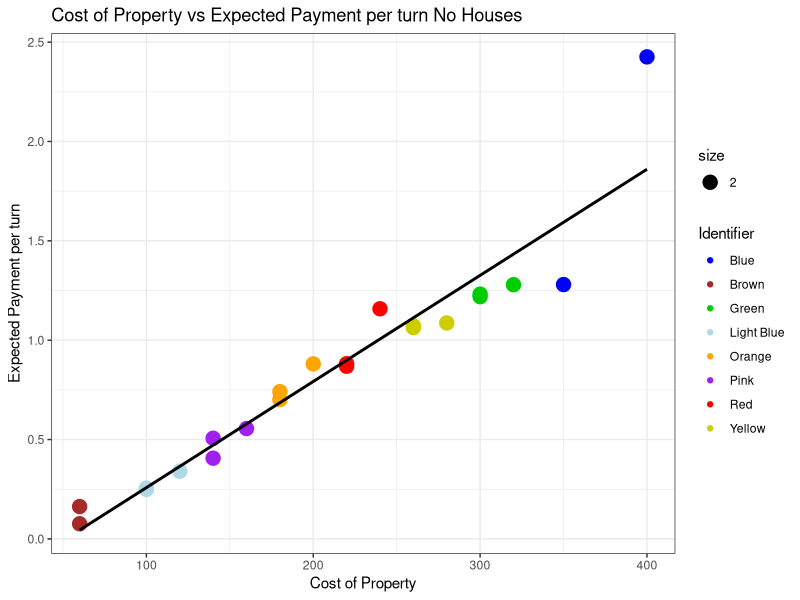
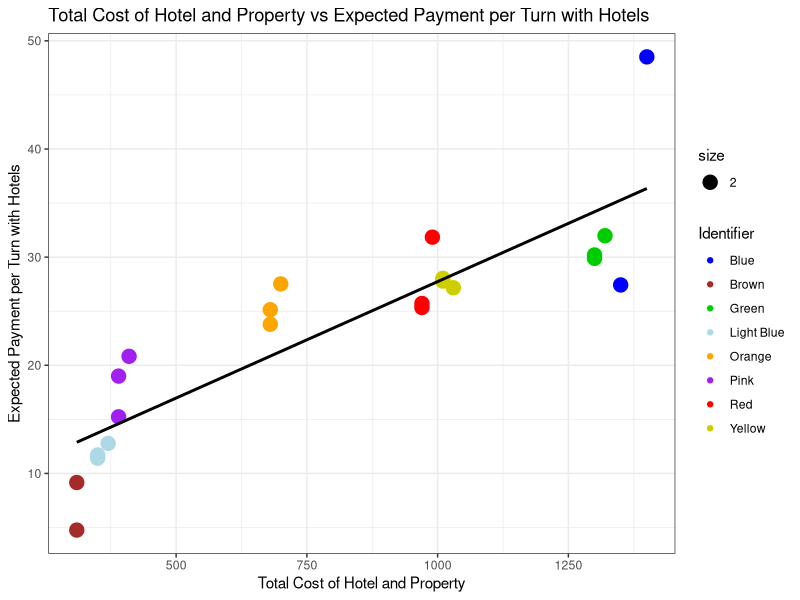
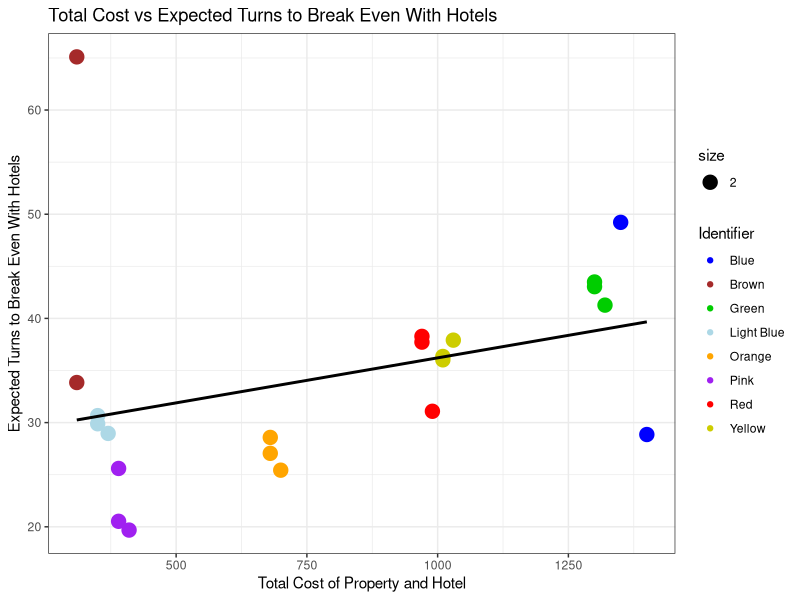
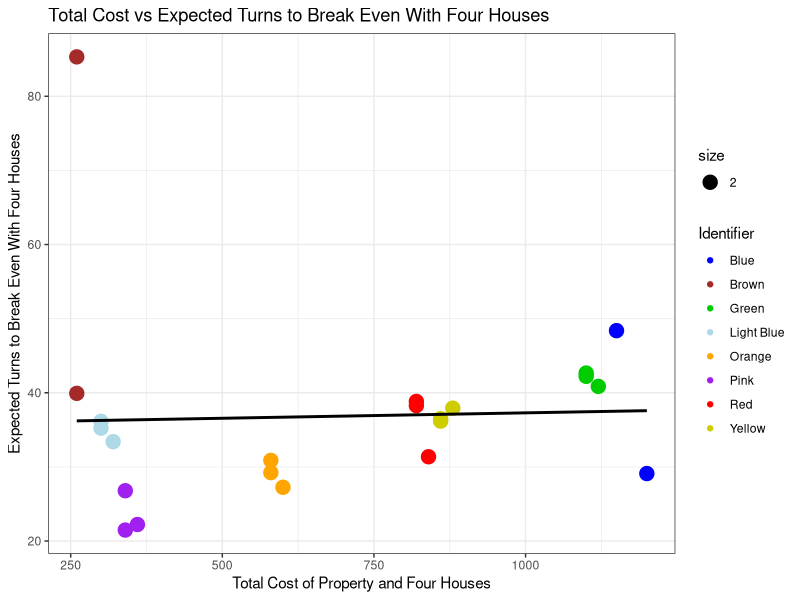
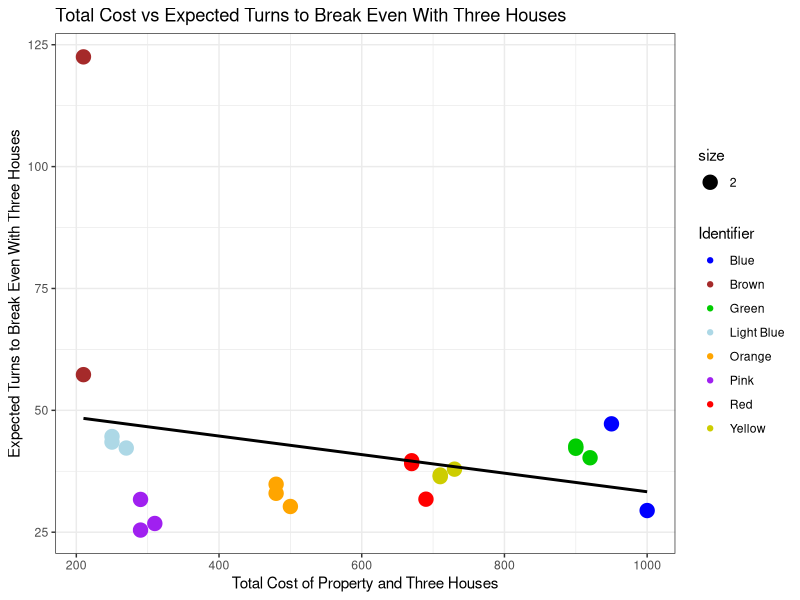
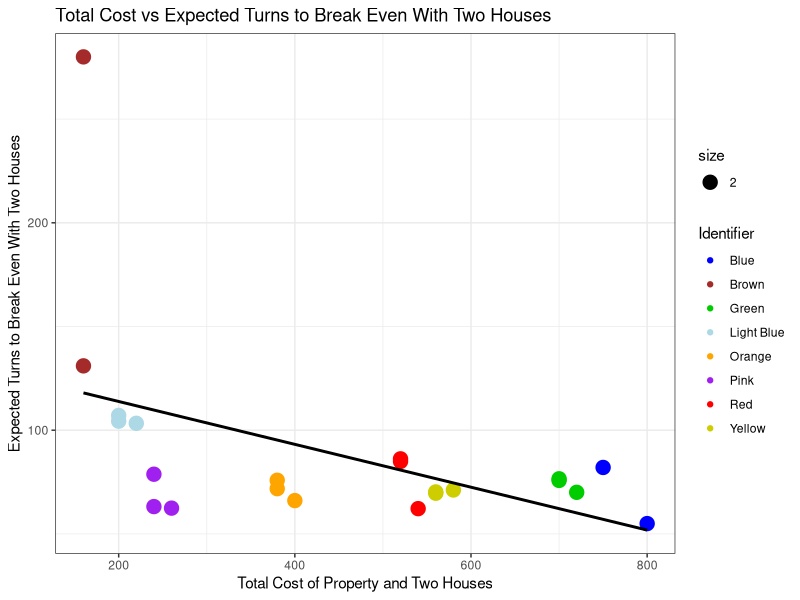
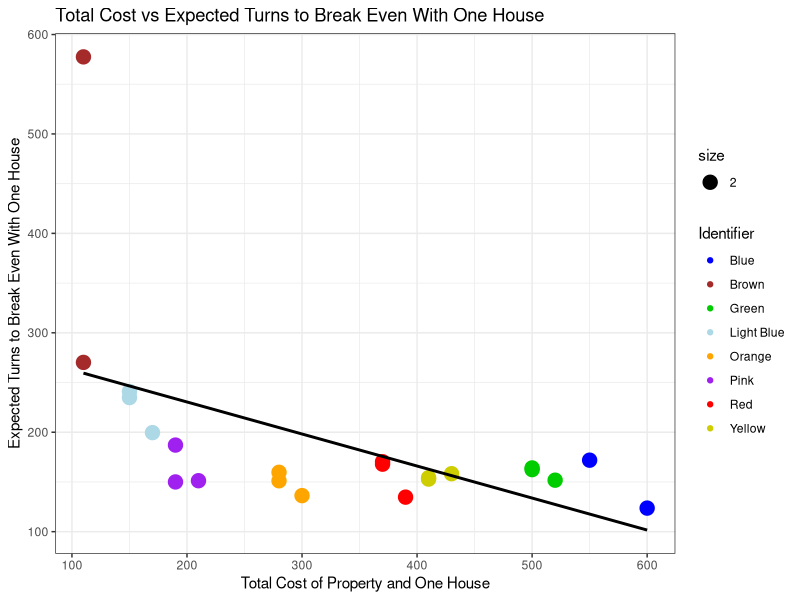
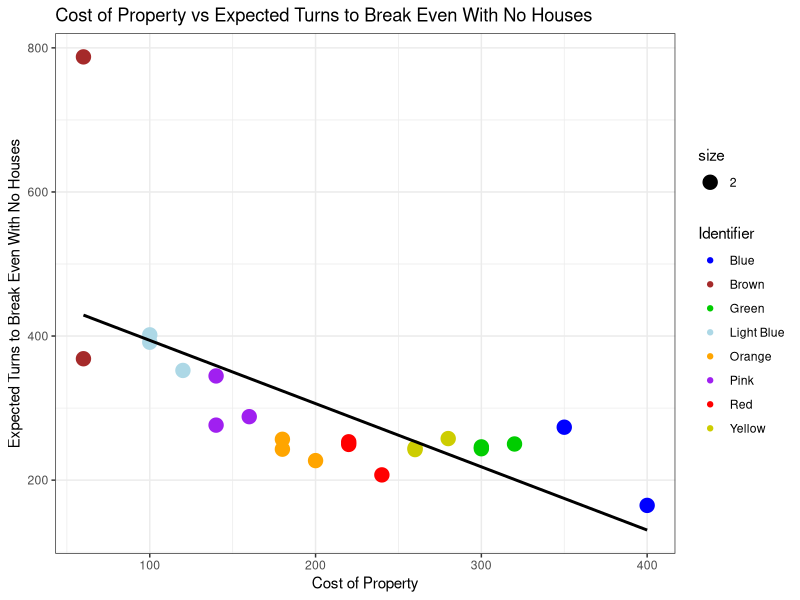

These charts were generated, in order, by the following R code:
## ---- chunk 1
knitr::opts_chunk$set(echo = TRUE)
## ---- chunk 2
library(tidyverse)
## ---- chunk 3
sim_data <- tibble(read.csv("monopolysimdata.csv"))
prop_data <- tibble(read.csv("monopolypropertydata.csv"))


m_data <- inner_join(sim_data, prop_data, by = "space")
just_prop <- m_data %>% drop_na(Hotel)

just_prop <- just_prop %>% mutate(expected_payment_base = rel*No_House_Doubled, expected_payment_one_house = rel*One_House, expected_payment_two_houses = rel*Two_Houses, expected_payment_three_houses = rel*Three_Houses, expected_payment_four_houses = rel*Four_Houses, expected_payment_hotel = rel*Hotel)

just_prop <- just_prop %>% mutate(hotel_cost_total = 5* House_Cost + Sale_Cost, four_houses_cost_total = 4* House_Cost + Sale_Cost, three_houses_cost_total = 3* House_Cost + Sale_Cost, two_houses_cost_total = 2* House_Cost + Sale_Cost, one_house_cost_total =  House_Cost + Sale_Cost)

just_prop <- just_prop %>% mutate(expected_turns_to_repay_hotel = hotel_cost_total/expected_payment_hotel, expected_turns_to_repay_four_houses = four_houses_cost_total/expected_payment_four_houses, expected_turns_to_repay_three_houses = three_houses_cost_total/ expected_payment_three_houses, expected_turns_to_repay_two_houses = two_houses_cost_total/expected_payment_two_houses, expected_turns_to_repay_one_house = one_house_cost_total/expected_payment_one_house, expected_turns_to_repay_base = Sale_Cost/expected_payment_base)
## ---- chunk 4
ggplot(data = just_prop, aes(x = Sale_Cost, y = expected_payment_base, size = 2)) + geom_point(aes(color = Identifier)) + geom_smooth(method = lm, se = FALSE, size =1, color = "black")+ scale_color_manual(values = c("blue","brown", "green3", "light blue", "orange", "purple", "red","yellow3")) + theme_bw() + labs(title = "Cost of Property vs Expected Payment per turn No Houses", x = "Cost of Property", y = "Expected Payment per turn")
## ---- chunk 5
ggplot(data = just_prop, aes(x = hotel_cost_total, y = expected_payment_hotel,  size = 2)) + geom_point(aes(color = Identifier)) + geom_smooth(method = lm, se = FALSE, size =1, color = "black") + scale_color_manual(values = c("blue","brown", "green3", "light blue", "orange", "purple", "red","yellow3")) + theme_bw() +labs(title = "Total Cost of Hotel and Property vs Expected Payment per Turn with Hotels", x = "Total Cost of Hotel and Property", y = "Expected Payment per Turn with Hotels")

## ---- chunk 6
ggplot(data = just_prop, aes(x = hotel_cost_total, y = expected_turns_to_repay_hotel,  size = 2)) + geom_point(aes(color = Identifier)) + geom_smooth(method = lm, se = FALSE, size =1, color = "black") + scale_color_manual(values = c("blue","brown", "green3", "light blue", "orange", "purple", "red","yellow3")) + theme_bw() + labs(title = "Total Cost vs Expected Turns to Break Even With Hotels", x = "Total Cost of Property and Hotel", y = "Expected Turns to Break Even With Hotels")
## ---- chunk 7
ggplot(data = just_prop, aes(x = four_houses_cost_total, y = expected_turns_to_repay_four_houses,  size = 2)) + geom_point(aes(color = Identifier)) + geom_smooth(method = lm, se = FALSE, size =1, color = "black") + scale_color_manual(values = c("blue","brown", "green3", "light blue", "orange", "purple", "red","yellow3")) + theme_bw() + labs(title = "Total Cost vs Expected Turns to Break Even With Four Houses", x = "Total Cost of Property and Four Houses", y = "Expected Turns to Break Even With Four Houses")
## ---- chunk 8
ggplot(data = just_prop, aes(x = three_houses_cost_total, y = expected_turns_to_repay_three_houses,  size = 2)) + geom_point(aes(color = Identifier)) + geom_smooth(method = lm, se = FALSE, size =1, color = "black") + scale_color_manual(values = c("blue","brown", "green3", "light blue", "orange", "purple", "red","yellow3")) + theme_bw() + labs(title = "Total Cost vs Expected Turns to Break Even With Three Houses", x = "Total Cost of Property and Three Houses", y = "Expected Turns to Break Even With Three Houses")
## ---- chunk 9
ggplot(data = just_prop, aes(x = two_houses_cost_total, y = expected_turns_to_repay_two_houses,  size = 2)) + geom_point(aes(color = Identifier)) + geom_smooth(method = lm, se = FALSE, size =1, color = "black") + scale_color_manual(values = c("blue","brown", "green3", "light blue", "orange", "purple", "red","yellow3")) + theme_bw() + labs(title = "Total Cost vs Expected Turns to Break Even With Two Houses", x = "Total Cost of Property and Two Houses", y = "Expected Turns to Break Even With Two Houses")
## ---- chunk 10
ggplot(data = just_prop, aes(x = one_house_cost_total, y = expected_turns_to_repay_one_house,  size = 2)) + geom_point(aes(color = Identifier)) + geom_smooth(method = lm, se = FALSE, size =1, color = "black") + scale_color_manual(values = c("blue","brown", "green3", "light blue", "orange", "purple", "red","yellow3")) + theme_bw() + labs(title = "Total Cost vs Expected Turns to Break Even With One House", x = "Total Cost of Property and One House", y = "Expected Turns to Break Even With One House")
## ---- chunk 11
ggplot(data = just_prop, aes(x = Sale_Cost, y = expected_turns_to_repay_base,  size = 2)) + geom_point(aes(color = Identifier)) + geom_smooth(method = lm, se = FALSE, size =1, color = "black") + scale_color_manual(values = c("blue","brown", "green3", "light blue", "orange", "purple", "red","yellow3")) + theme_bw() + labs(title = "Cost of Property vs Expected Turns to Break Even With No Houses", x = "Cost of Property", y = "Expected Turns to Break Even With No Houses")
## ---- chunk 12
just_prop <- just_prop %>% mutate(mean_turns_to_break_even = (expected_turns_to_repay_base + expected_turns_to_repay_one_house + expected_turns_to_repay_two_houses + expected_turns_to_repay_three_houses + expected_turns_to_repay_four_houses + expected_turns_to_repay_hotel) / 6 )

ggplot(data = just_prop, aes(x = Sale_Cost, y = mean_turns_to_break_even,  size = 2)) + geom_point(aes(color = Identifier)) + geom_smooth(method = lm, se = FALSE, size =1, color = "black") + scale_color_manual(values = c("blue","brown", "green3", "light blue", "orange", "purple", "red","yellow3")) + theme_bw() + labs(title = "Cost of Property vs Mean Turns to Break Even", x = "Cost of Property", y = "Mean Turns to Break Even")
## ---- chunk 13
just_prop %>% select(space, title, Identifier, Sale_Cost, mean_turns_to_break_even) %>% arrange(mean_turns_to_break_even)
